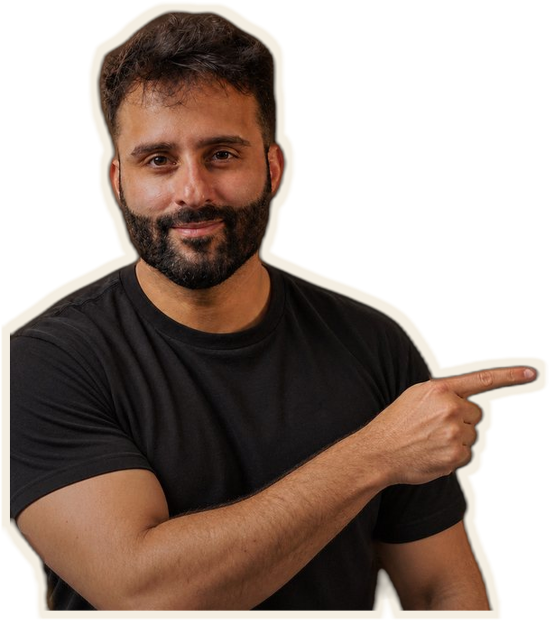
#> input picture assets/jon/emotions/point-sticker.png, 1100 x 1241 px (shown at 1/2 size)
$ python -i make_emotions.py   (imports and definitions only)
#> lines starting #> are read from the running program, lines starting #| are printed output that depends on the picture
#> further down, picture is the input picture: PIL image 1100x1241 RGBA; mean R, G, B, A 63.3, 48.8, 41, 152.1
"""Cut Jon's expressions out of his published thumbnails and make sticker versions.

Usage: python3 -I tools/make_emotions.py <thumbs-dir>
The thumbnails are 1280x720 JPEGs (thumb1..thumb6). Each is upscaled 2x, cut with a human-segmentation model,
then cropped to the person. When the original transparent PNGs from the Jon Divine Emotions folder are
available, drop them in assets/jon/emotions/ with the same names and re-run make_stickers() instead.
"""
import json, os, sys
import numpy as np
from PIL import Image, ImageFilter
import cv2

OUT = "assets/jon/emotions"
# name -> (thumbnail, crop box in 2x coords or None, edge that is cut by the frame: left|right|none)
SPEC = {
    "skeptical": ("thumb1.jpg", None, "right"),
    "sad": ("thumb2.jpg", None, "right"),
    "smirk": ("thumb4.jpg", None, "none"),
    "point": ("thumb5.jpg", None, "left"),
    "shocked": ("thumb6.jpg", (0, 0, 1360, 1440), "left"),
}

def largest_component(alpha):
    a = (np.array(alpha) > 40).astype(np.uint8)
    n, lab, stats, _ = cv2.connectedComponentsWithStats(a, 8)
    if n <= 1:
        return alpha
    k = 1 + int(np.argmax(stats[1:, cv2.CC_STAT_AREA]))
    keep = (lab == k).astype(np.uint8) * 255
    keep = cv2.dilate(keep, np.ones((5, 5), np.uint8))
    return Image.fromarray(np.minimum(np.array(alpha), keep))

def sticker(im, outline=18):
#> called with outline = 18
    alpha = im.split()[3].point(lambda v: 0 if v < 40 else (255 if v > 215 else v)).filter(ImageFilter.GaussianBlur(1.2))
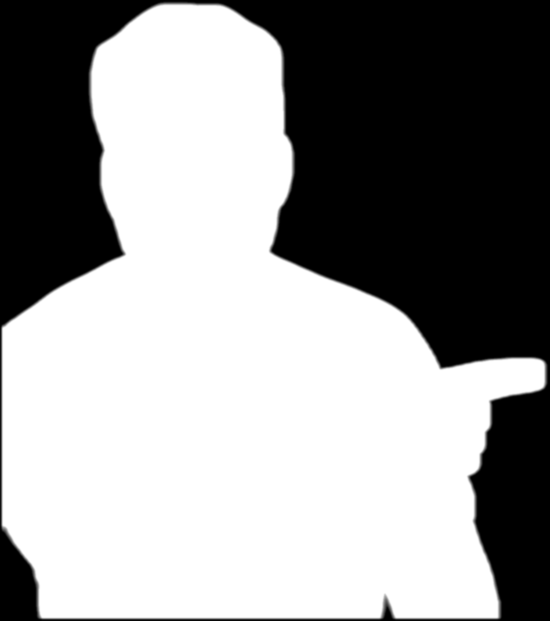
#> alpha: PIL image 1100x1241 L (shown at 1/2 size); min 0, max 255, mean 152.1
    im = im.copy(); im.putalpha(alpha)
    pad = outline * 2
    canvas = Image.new("RGBA", (im.width + pad * 2, im.height + pad * 2), (0, 0, 0, 0))
#> canvas: PIL image 1172x1313 RGBA; every value is 0
    canvas.paste(im, (pad, pad), im)
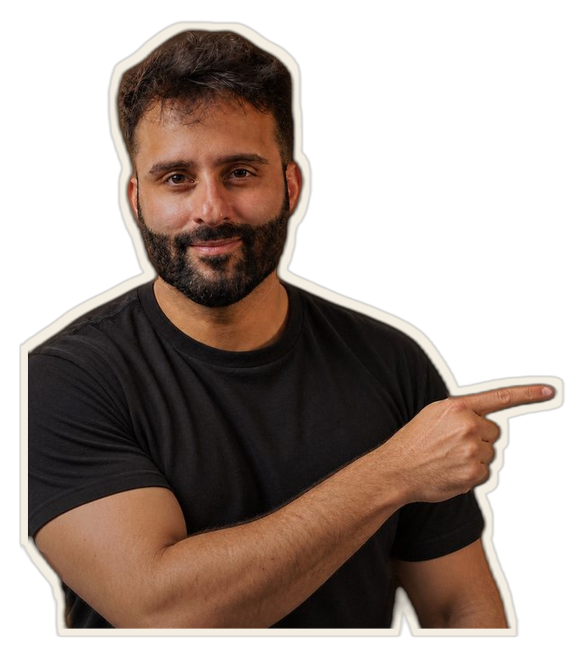
#> canvas: PIL image 1172x1313 RGBA (shown at 1/2 size); mean R, G, B, A 52, 39.2, 32.4, 134; transparent parts drawn white
    k = outline * 2 + 1
    dil = canvas.split()[3].filter(ImageFilter.MaxFilter(k)).filter(ImageFilter.GaussianBlur(1.5))
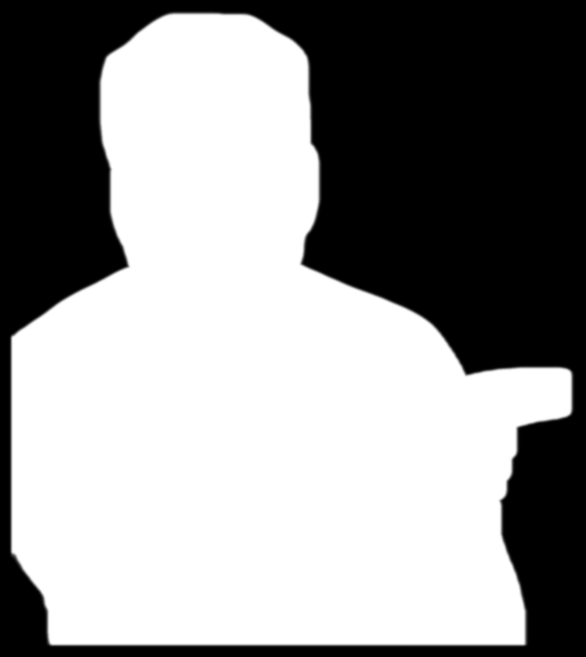
#> dil: PIL image 1172x1313 L (shown at 1/2 size); min 0, max 255, mean 149.3
    white = Image.new("RGBA", canvas.size, (244, 238, 226, 255)); white.putalpha(dil)
#> after `white = Image.new('RGBA', canvas.size, (244, 238, 226, 255))`:
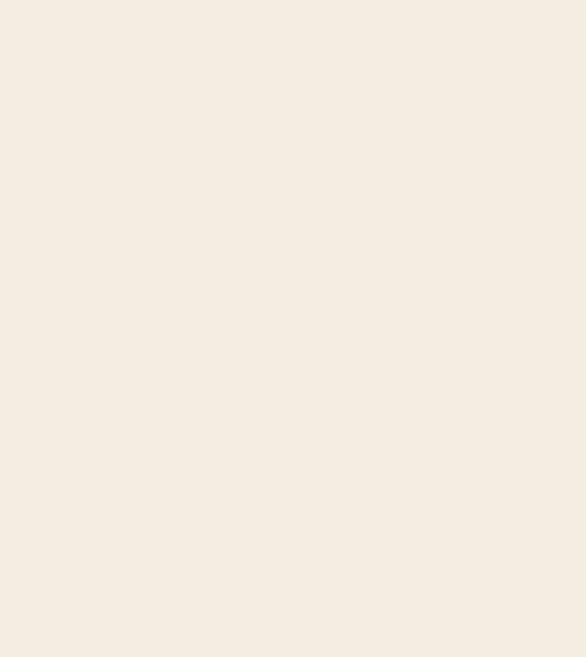
#> white: PIL image 1172x1313 RGBA (shown at 1/2 size); mean R, G, B, A 244, 238, 226, 255
#> after `white.putalpha(dil)`:
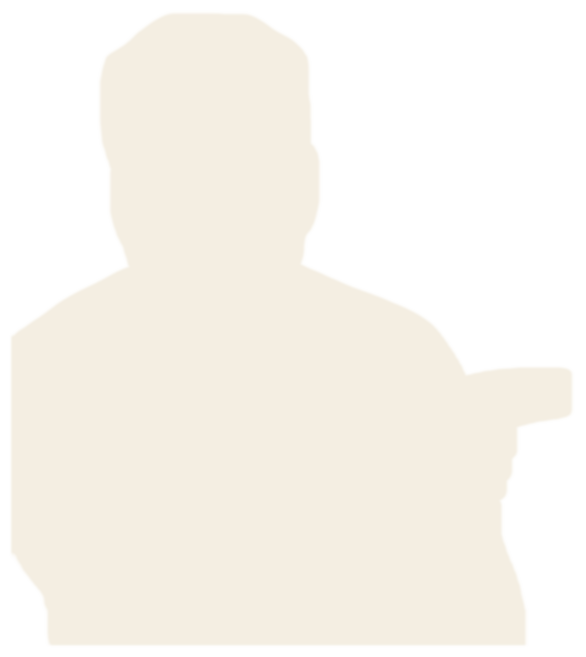
#> white: PIL image 1172x1313 RGBA (shown at 1/2 size); mean R, G, B, A 244, 238, 226, 149.3; transparent parts drawn white
    out = Image.alpha_composite(white, canvas)
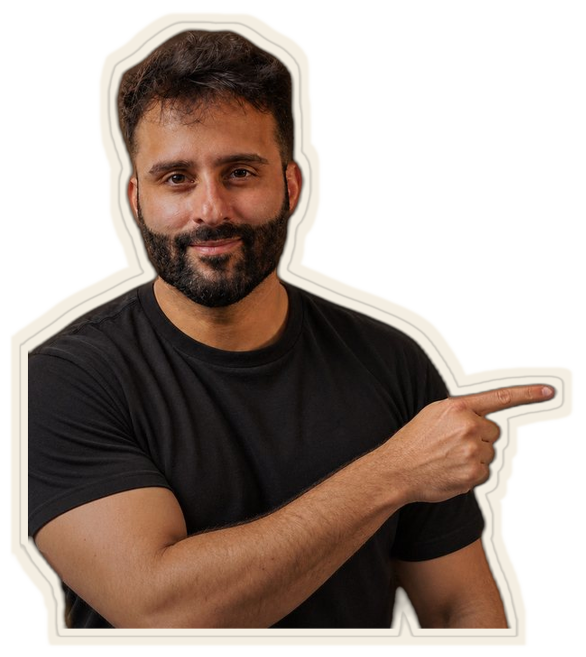
#> out: PIL image 1172x1313 RGBA (shown at 1/2 size); mean R, G, B, A 166.5, 150.9, 138.5, 149.3; transparent parts drawn white
    return out.crop(out.getbbox())
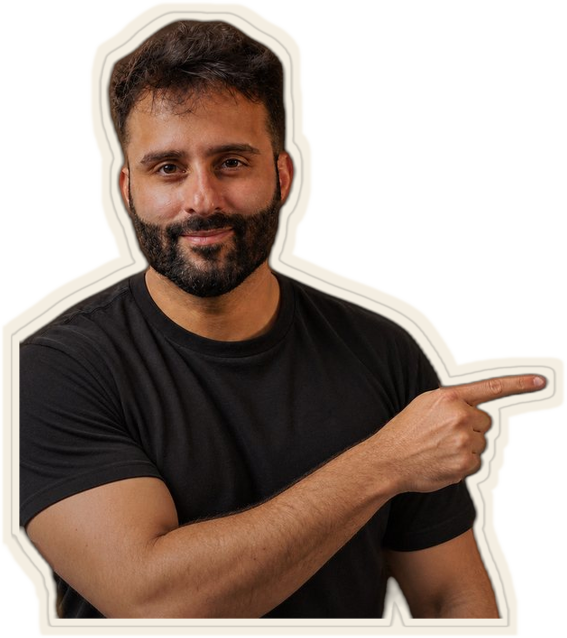
#> returned value: PIL image 1134x1276 RGBA (shown at 1/2 size); mean R, G, B, A 161.6, 145.4, 132.9, 158.7; transparent parts drawn white

def head_frac(im):
    """width of the top 28% of the cutout (head and hair) as a share of the full width"""
    a = np.array(im.split()[3]); h = a.shape[0]
    top = a[: int(h * 0.28)]
    cols = np.where((top > 60).any(axis=0))[0]
    return round((cols[-1] - cols[0]) / a.shape[1], 3) if len(cols) else 0.3

def main(thumbs):
    from rembg import remove, new_session
    sess = new_session("u2net_human_seg")
    manifest = {}
    for name, (fn, box, edge) in SPEC.items():
        im = Image.open(os.path.join(thumbs, fn)).convert("RGB").resize((2560, 1440), Image.LANCZOS)
        if box: im = im.crop(box)
        cut = remove(im, session=sess)
        cut.putalpha(largest_component(cut.split()[3]))
        if name == "shocked":  # trim a leftover bump at the shoulder edge
            a = cv2.morphologyEx(np.array(cut.split()[3]), cv2.MORPH_OPEN, cv2.getStructuringElement(cv2.MORPH_ELLIPSE, (61, 61)))
            cut.putalpha(Image.fromarray(a))
        cut = cut.crop(cut.getbbox())
        cut.save(f"{OUT}/{name}.png")
        st = sticker(cut)
        st.thumbnail((1100, 1300), Image.LANCZOS)
        st.save(f"{OUT}/{name}-sticker.png", optimize=True)
        manifest[name] = {"file": f"emotions/{name}-sticker.png", "cut": edge, "headfrac": head_frac(st), "size": list(st.size)}
        print(name, st.size, manifest[name]["headfrac"])
    # the two original stickers, measured the same way
    for name, fn, edge in [("serious", "jon-serious-sticker.png", "none"), ("smile", "jon-smile-sticker.png", "none")]:
        st = Image.open(f"assets/jon/{fn}")
        manifest[name] = {"file": fn, "cut": edge, "headfrac": head_frac(st), "size": list(st.size)}
    json.dump(manifest, open("assets/jon/manifest.json", "w"), indent=2)

# [2 lines not run here, left out]

>>> from PIL import Image
>>> picture = Image.open('../assets/jon/emotions/point-sticker.png')
>>> result = sticker(picture)

$ run again, on assets/jon/emotions/smirk-sticker.png
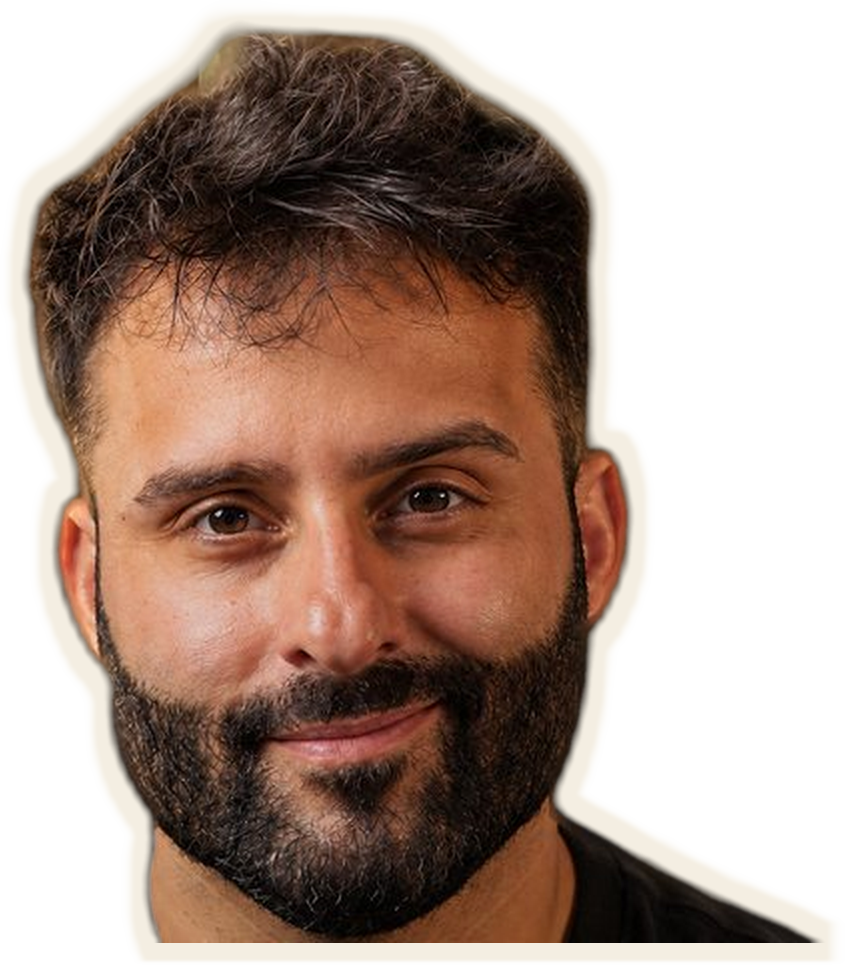
#> input picture assets/jon/emotions/smirk-sticker.png, 845 x 965 px
#> picture is the input picture: PIL image 845x965 RGBA; mean R, G, B, A 168.7, 145.1, 130, 162.1
#> in sticker, `white.putalpha(dil)`:
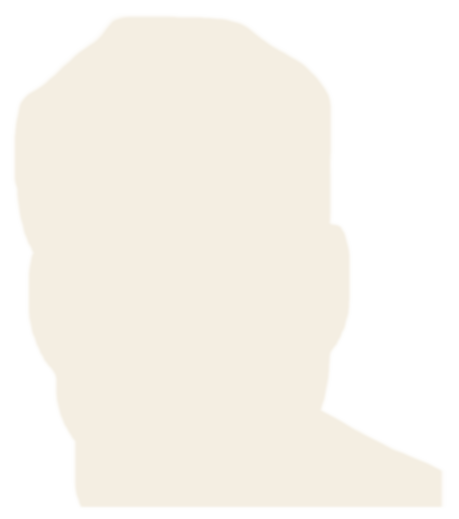
#> white: PIL image 917x1037 RGBA (shown at 1/2 size); mean R, G, B, A 244, 238, 226, 155.8; transparent parts drawn white
#> in sticker, `return out.crop(out.getbbox())`:
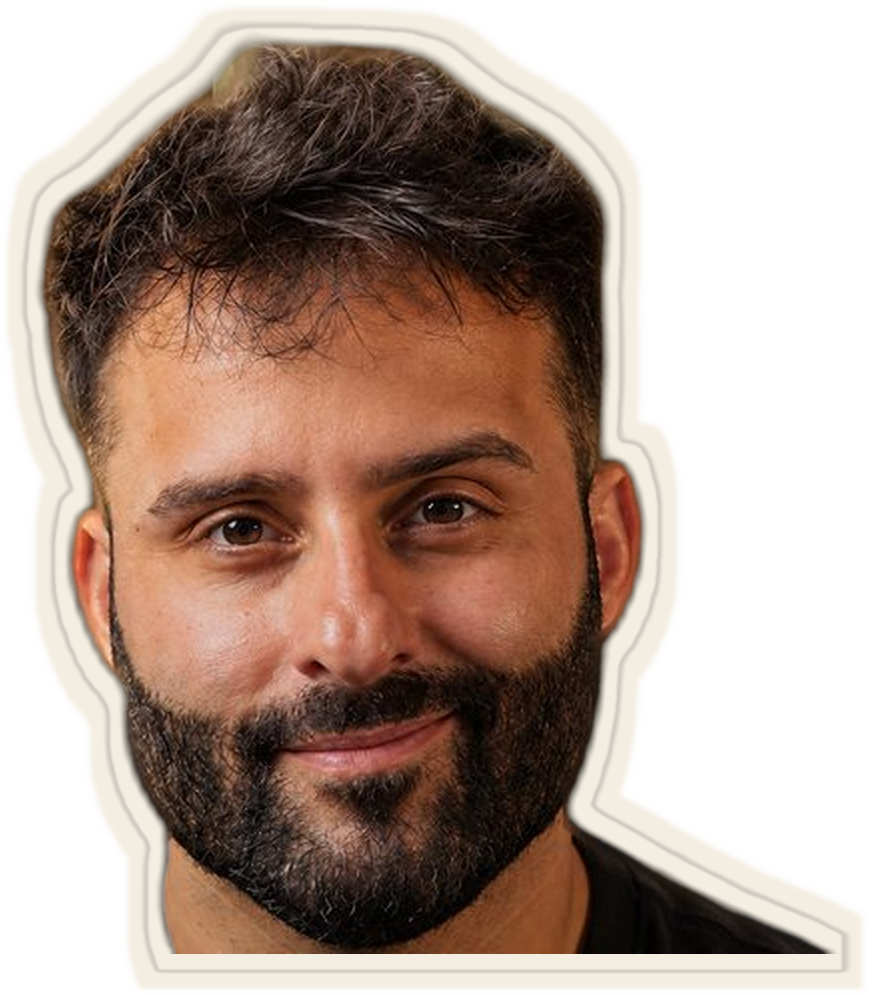
#> returned value: PIL image 872x995 RGBA; mean R, G, B, A 172.6, 150.1, 135.2, 170.8; transparent parts drawn white
